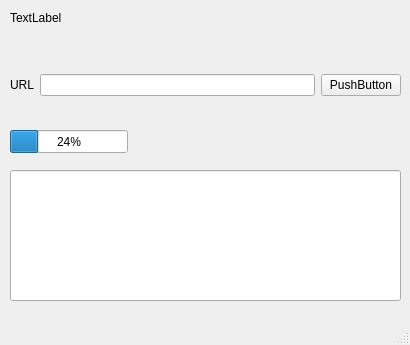
<?xml version="1.0" encoding="UTF-8"?>
<ui version="4.0">
 <class>MainWindow</class>
 <widget class="QMainWindow" name="MainWindow">
  <property name="geometry">
   <rect>
    <x>0</x>
    <y>0</y>
    <width>410</width>
    <height>345</height>
   </rect>
  </property>
  <property name="windowTitle">
   <string>MainWindow</string>
  </property>
  <widget class="QWidget" name="centralwidget">
   <widget class="QLabel" name="label">
    <property name="geometry">
     <rect>
      <x>10</x>
      <y>10</y>
      <width>171</width>
      <height>16</height>
     </rect>
    </property>
    <property name="text">
     <string>TextLabel</string>
    </property>
   </widget>
   <widget class="QProgressBar" name="progressBar">
    <property name="geometry">
     <rect>
      <x>10</x>
      <y>130</y>
      <width>118</width>
      <height>23</height>
     </rect>
    </property>
    <property name="value">
     <number>24</number>
    </property>
   </widget>
   <widget class="QLineEdit" name="editText">
    <property name="geometry">
     <rect>
      <x>10</x>
      <y>170</y>
      <width>391</width>
      <height>131</height>
     </rect>
    </property>
   </widget>
   <widget class="QWidget" name="">
    <property name="geometry">
     <rect>
      <x>10</x>
      <y>70</y>
      <width>391</width>
      <height>30</height>
     </rect>
    </property>
    <layout class="QHBoxLayout" name="horizontalLayout">
     <item>
      <widget class="QLabel" name="label_2">
       <property name="text">
        <string>URL</string>
       </property>
      </widget>
     </item>
     <item>
      <widget class="QLineEdit" name="lineEdit"/>
     </item>
     <item>
      <widget class="QPushButton" name="pushButton">
       <property name="text">
        <string>PushButton</string>
       </property>
      </widget>
     </item>
    </layout>
   </widget>
  </widget>
  <widget class="QMenuBar" name="menubar">
   <property name="geometry">
    <rect>
     <x>0</x>
     <y>0</y>
     <width>410</width>
     <height>26</height>
    </rect>
   </property>
  </widget>
  <widget class="QStatusBar" name="statusbar"/>
 </widget>
 <resources/>
 <connections/>
</ui>
